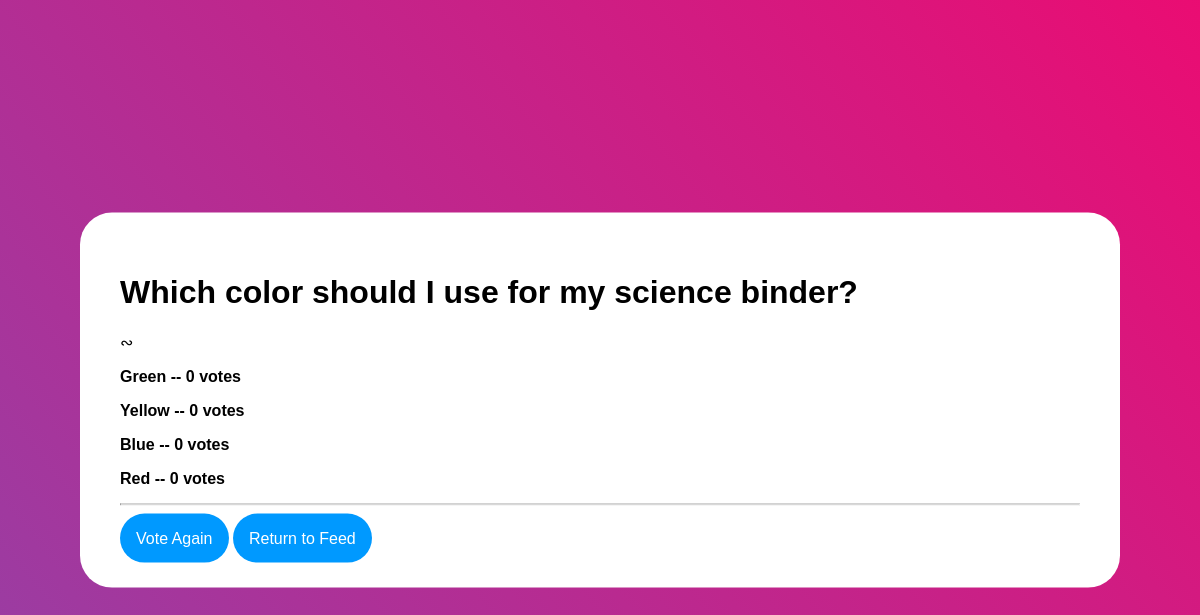
The page /polling/7/results/ on the database its author committed.
### polling/models.py (models this page shows, shortened)
class Question(models.Model):
    questionText = models.CharField(max_length=250)
    publicationDate = models.DateTimeField('date published')
    likes = models.IntegerField(default=0)

class Choice(models.Model):
    question = models.ForeignKey(Question, on_delete=models.CASCADE)
    choiceText = models.CharField(max_length=150)
    votes = models.IntegerField(default=0)

### polling/views.py (the view)
# urls.py: path('<int:pk>/results/', views.ResultsView.as_view(), name='results'),
class ResultsView(generic.DetailView):
    model = Question
    template_name = 'polling/results.html'

### polling/templates/polling/results.html
{% load static %}
<link rel="stylesheet" type="text/css" href="{% static 'polling/style.css' %}">
<div class="VoteDiv">
  <h1>{{ question.questionText}}</h1>
  <input type="hidden" class="PointCount">&ac; {{question.points}}</input>
  {% for choice in question.choice_set.all %}
    <p>{{ choice.choiceText}} -- {{choice.votes}} vote{{ choice.votes|pluralize}}</p>
  {% endfor %}
  <hr></hr>
  <div class="Space">
    <a href = "{% url 'polling:detail' question.id %}">Vote Again</a>
    <a href = "{% url 'polling:index'%}">Return to Feed</a>
  </div>
</div>

### polling/static/polling/style.css (style rules this page uses)
h1 { font-family: Arial; font-weight: Bold; color: black; }
p { font-family: Arial; font-weight: Bold; color: black; }
.VoteDiv { font-size: 16px; position: absolute; top: 50%; left: 50%; transform: translate(-50%, -50%); margin: auto; font-family: Arial; background-color: white; border-radius: 2em; padding: 2.5em; width: 80%; overflow: visible; }
.VoteDiv a { position: relative; width: 100%; color: white; border-radius: 2em; background-color: var(--button-color); border-style: none; padding: 1em; text-decoration: none; margin-top: 5em; }
.Space { margin-top: 1.5em; }

### rows shown on the page
Question: questionText "Which color should I use for my science binder?"
Choice: choiceText "Green", votes "0"
Choice: choiceText "Yellow", votes "0"
Choice: choiceText "Blue", votes "0"
Choice: choiceText "Red", votes "0"
